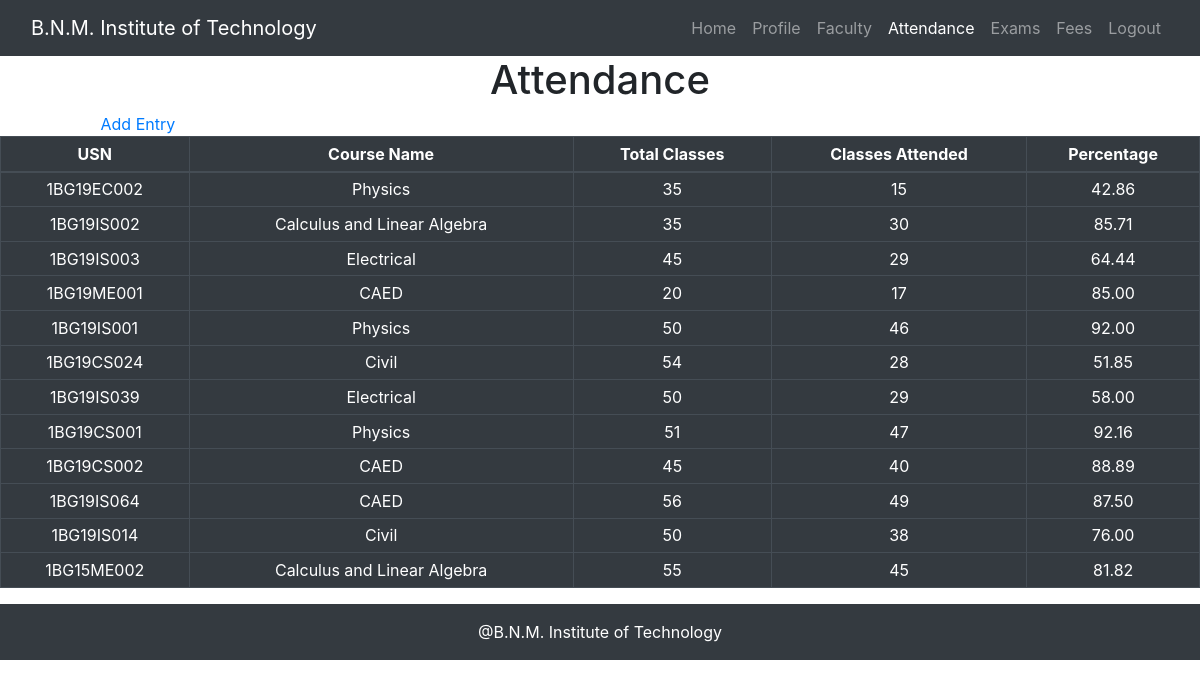
The page /attendancep.php (signed in) on the database its author committed.
### tables this page shows
CREATE TABLE `uattendance` (
  `id` int(255) NOT NULL,
  `USN` varchar(10) NOT NULL,
  `Course_Name` varchar(255) NOT NULL,
  `Total_Classes` int(3) NOT NULL,
  `Classes_Attended` int(3) NOT NULL,
  `Percentage` decimal(5,2) NOT NULL
);

### attendancep.php (the view, shortened to what this page needs)
<!DOCTYPE HTML>
<html>
<head>
<link href="style.css" rel="stylesheet">
  <link rel="stylesheet" href="https://maxcdn.bootstrapcdn.com/bootstrap/4.5.2/css/bootstrap.min.css">
</head>
<body>
	<nav class="navbar navbar-expand-lg navbar-dark bg-dark">
  <div class="container-fluid">
    <a class="navbar-brand" href="#">B.N.M. Institute of Technology</a>
    <div class="collapse navbar-collapse" id="navbarSupportedContent">
      <ul class="navbar-nav ml-auto mb-2 mb-lg-0">
        <li class="nav-item">
          <a class="nav-link" href="index.php">Home</a>
        </li>
        <li class="nav-item">
          <a class="nav-link" href="studtable.php">Profile</a>
        </li>
        <li class="nav-item">
<a class="nav-link" href="facultiesp.php">Faculty</a>
        </li>
        <li class="nav-item">
          <a class="nav-link active"  aria-current="page" href="attendancep.php">Attendance</a>
        </li>
        <li class="nav-item">
          <a class="nav-link" href="examsp.php">Exams</a>
        </li>
        <li class="nav-item">
          <a class="nav-link" href="fees.php">Fees</a>
        </li>
        <li class="nav-item">
          <a class="nav-link" href="adminlogout.php">Logout</a>
        </li>
      </ul>
    </div>
  </div>
</nav>
<div>
	<h1 class="text-center">Attendance</h1> &emsp;&emsp;&emsp;&emsp;&emsp;&emsp; <a href="uattendance.php">Add Entry</a>
</div>
<section>
<table class="table table-dark table-bordered table-sm text-center" style="margin-right: auto margin-left: auto">
  <thead>
    <tr>
      <th scope="col">USN</th>
      <th scope="col">Course Name</th>
      <th scope="col">Total Classes</th>
      <th scope="col">Classes Attended</th>
      <th scope="col">Percentage</th>
    </tr>
  </thead>
  <?php
  include('connection.php');
$sql = "SELECT * FROM uattendance";
$result = $conn->query($sql);
if (!empty($result) && $result->num_rows > 0) {
while($row = mysqli_fetch_assoc($result)){
       echo "<tr>";
       echo "<td>".$row['USN']."</td>";
       echo "<td>".$row['Course_Name']."</td>";
       echo "<td>".$row['Total_Classes']."</td>";
       echo "<td>".$row['Classes_Attended']."</td>";
       echo "<td>".$row['Percentage']."</td>";
       echo "</tr>";
       }
} else {
  echo "0 results";
}
?>
</table>
</section>
</body>
<footer style="margin-top: auto">
  <p class="p-3 bg-dark text-white text-center">@B.N.M. Institute of Technology</p>
</footer>
</html>

### rows shown on the page
uattendance: USN "1BG19EC002", Course_Name "Physics", Total_Classes "35", Classes_Attended "15", Percentage "42.86"
uattendance: USN "1BG19IS002", Course_Name "Calculus and Linear Algebra", Total_Classes "35", Classes_Attended "30", Percentage "85.71"
uattendance: USN "1BG19IS003", Course_Name "Electrical", Total_Classes "45", Classes_Attended "29", Percentage "64.44"
uattendance: USN "1BG19ME001", Course_Name "CAED", Total_Classes "20", Classes_Attended "17", Percentage "85.00"
uattendance: USN "1BG19IS001", Course_Name "Physics", Total_Classes "50", Classes_Attended "46", Percentage "92.00"
uattendance: USN "1BG19CS024", Course_Name "Civil", Total_Classes "54", Classes_Attended "28", Percentage "51.85"
uattendance: USN "1BG19IS039", Course_Name "Electrical", Total_Classes "50", Classes_Attended "29", Percentage "58.00"
uattendance: USN "1BG19CS001", Course_Name "Physics", Total_Classes "51", Classes_Attended "47", Percentage "92.16"
uattendance: USN "1BG19CS002", Course_Name "CAED", Total_Classes "45", Classes_Attended "40", Percentage "88.89"
uattendance: USN "1BG19IS064", Course_Name "CAED", Total_Classes "56", Classes_Attended "49", Percentage "87.50"
uattendance: USN "1BG19IS014", Course_Name "Civil", Total_Classes "50", Classes_Attended "38", Percentage "76.00"
uattendance: USN "1BG15ME002", Course_Name "Calculus and Linear Algebra", Total_Classes "55", Classes_Attended "45", Percentage "81.82"
